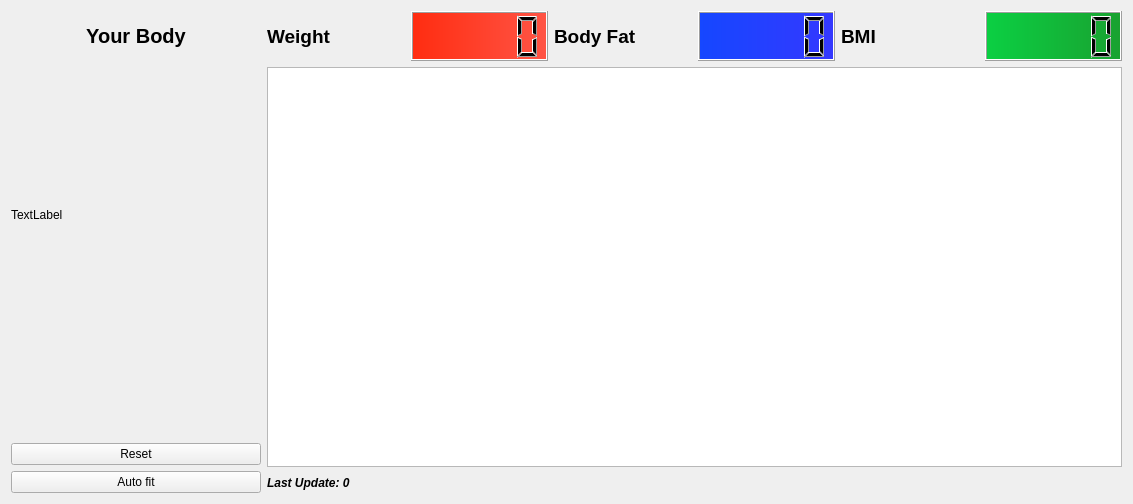
<?xml version="1.0" encoding="UTF-8"?>
<ui version="4.0">
 <class>Form</class>
 <widget class="QWidget" name="Form">
  <property name="geometry">
   <rect>
    <x>0</x>
    <y>0</y>
    <width>1133</width>
    <height>504</height>
   </rect>
  </property>
  <property name="windowTitle">
   <string>Form</string>
  </property>
  <layout class="QVBoxLayout" name="verticalLayout">
   <item>
    <layout class="QGridLayout" name="environement_control_layout">
     <property name="sizeConstraint">
      <enum>QLayout::SetFixedSize</enum>
     </property>
     <item row="0" column="5">
      <widget class="QLabel" name="dew_point_lcd_label">
       <property name="font">
        <font>
         <pointsize>14</pointsize>
         <weight>75</weight>
         <bold>true</bold>
        </font>
       </property>
       <property name="text">
        <string>BMI</string>
       </property>
      </widget>
     </item>
     <item row="0" column="6">
      <widget class="QLCDNumber" name="bmi_lcd">
       <property name="minimumSize">
        <size>
         <width>0</width>
         <height>50</height>
        </size>
       </property>
       <property name="styleSheet">
        <string notr="true">background-color: qlineargradient(spread:pad, x1:0, y1:0, x2:1, y2:0, stop:0 rgb(11, 208, 67), stop:1 rgb(25, 161, 48));</string>
       </property>
      </widget>
     </item>
     <item row="0" column="4">
      <widget class="QLCDNumber" name="fat_lcd">
       <property name="minimumSize">
        <size>
         <width>0</width>
         <height>50</height>
        </size>
       </property>
       <property name="styleSheet">
        <string notr="true">background-color: qlineargradient(spread:pad, x1:0, y1:0, x2:1, y2:0, stop:0 rgb(21, 71, 255), stop:1 rgb(53, 56, 255));</string>
       </property>
      </widget>
     </item>
     <item row="5" column="1" colspan="6">
      <widget class="QLabel" name="last_update_label">
       <property name="font">
        <font>
         <weight>75</weight>
         <italic>true</italic>
         <bold>true</bold>
        </font>
       </property>
       <property name="text">
        <string>Last Update: 0</string>
       </property>
      </widget>
     </item>
     <item row="0" column="1">
      <widget class="QLabel" name="temp_lcd_label">
       <property name="font">
        <font>
         <pointsize>14</pointsize>
         <weight>75</weight>
         <bold>true</bold>
        </font>
       </property>
       <property name="text">
        <string>Weight</string>
       </property>
      </widget>
     </item>
     <item row="0" column="3">
      <widget class="QLabel" name="hum_lcd_label">
       <property name="font">
        <font>
         <pointsize>14</pointsize>
         <weight>75</weight>
         <bold>true</bold>
        </font>
       </property>
       <property name="text">
        <string>Body Fat</string>
       </property>
      </widget>
     </item>
     <item row="1" column="1" rowspan="4" colspan="6">
      <widget class="PlotWidget" name="w_plot">
       <property name="sizePolicy">
        <sizepolicy hsizetype="MinimumExpanding" vsizetype="Expanding">
         <horstretch>0</horstretch>
         <verstretch>0</verstretch>
        </sizepolicy>
       </property>
       <property name="minimumSize">
        <size>
         <width>550</width>
         <height>400</height>
        </size>
       </property>
       <property name="maximumSize">
        <size>
         <width>16777215</width>
         <height>16777215</height>
        </size>
       </property>
      </widget>
     </item>
     <item row="0" column="0">
      <widget class="QLabel" name="room_label">
       <property name="minimumSize">
        <size>
         <width>0</width>
         <height>0</height>
        </size>
       </property>
       <property name="font">
        <font>
         <pointsize>15</pointsize>
         <weight>75</weight>
         <bold>true</bold>
        </font>
       </property>
       <property name="text">
        <string>Your Body</string>
       </property>
       <property name="alignment">
        <set>Qt::AlignCenter</set>
       </property>
      </widget>
     </item>
     <item row="0" column="2">
      <widget class="QLCDNumber" name="weight_lcd">
       <property name="minimumSize">
        <size>
         <width>0</width>
         <height>50</height>
        </size>
       </property>
       <property name="font">
        <font>
         <pointsize>8</pointsize>
        </font>
       </property>
       <property name="styleSheet">
        <string notr="true">background-color: qlineargradient(spread:pad, x1:0, y1:0, x2:1, y2:0, stop:0 rgb(255, 44, 16), stop:1 rgb(255, 85, 70));</string>
       </property>
      </widget>
     </item>
     <item row="1" column="0" rowspan="3">
      <widget class="QLabel" name="Info_label">
       <property name="text">
        <string>TextLabel</string>
       </property>
      </widget>
     </item>
     <item row="4" column="0" rowspan="2">
      <layout class="QGridLayout" name="gridLayout">
       <item row="2" column="0">
        <widget class="QPushButton" name="reset_button">
         <property name="minimumSize">
          <size>
           <width>250</width>
           <height>0</height>
          </size>
         </property>
         <property name="text">
          <string>Reset</string>
         </property>
        </widget>
       </item>
       <item row="3" column="0">
        <widget class="QPushButton" name="autofit_button">
         <property name="minimumSize">
          <size>
           <width>150</width>
           <height>0</height>
          </size>
         </property>
         <property name="text">
          <string>Auto fit</string>
         </property>
        </widget>
       </item>
       <item row="0" column="0">
        <spacer name="verticalSpacer">
         <property name="orientation">
          <enum>Qt::Vertical</enum>
         </property>
         <property name="sizeHint" stdset="0">
          <size>
           <width>20</width>
           <height>40</height>
          </size>
         </property>
        </spacer>
       </item>
      </layout>
     </item>
    </layout>
   </item>
  </layout>
 </widget>
 <customwidgets>
  <customwidget>
   <class>PlotWidget</class>
   <extends>QGraphicsView</extends>
   <header>pyqtgraph</header>
  </customwidget>
 </customwidgets>
 <resources/>
 <connections/>
</ui>
